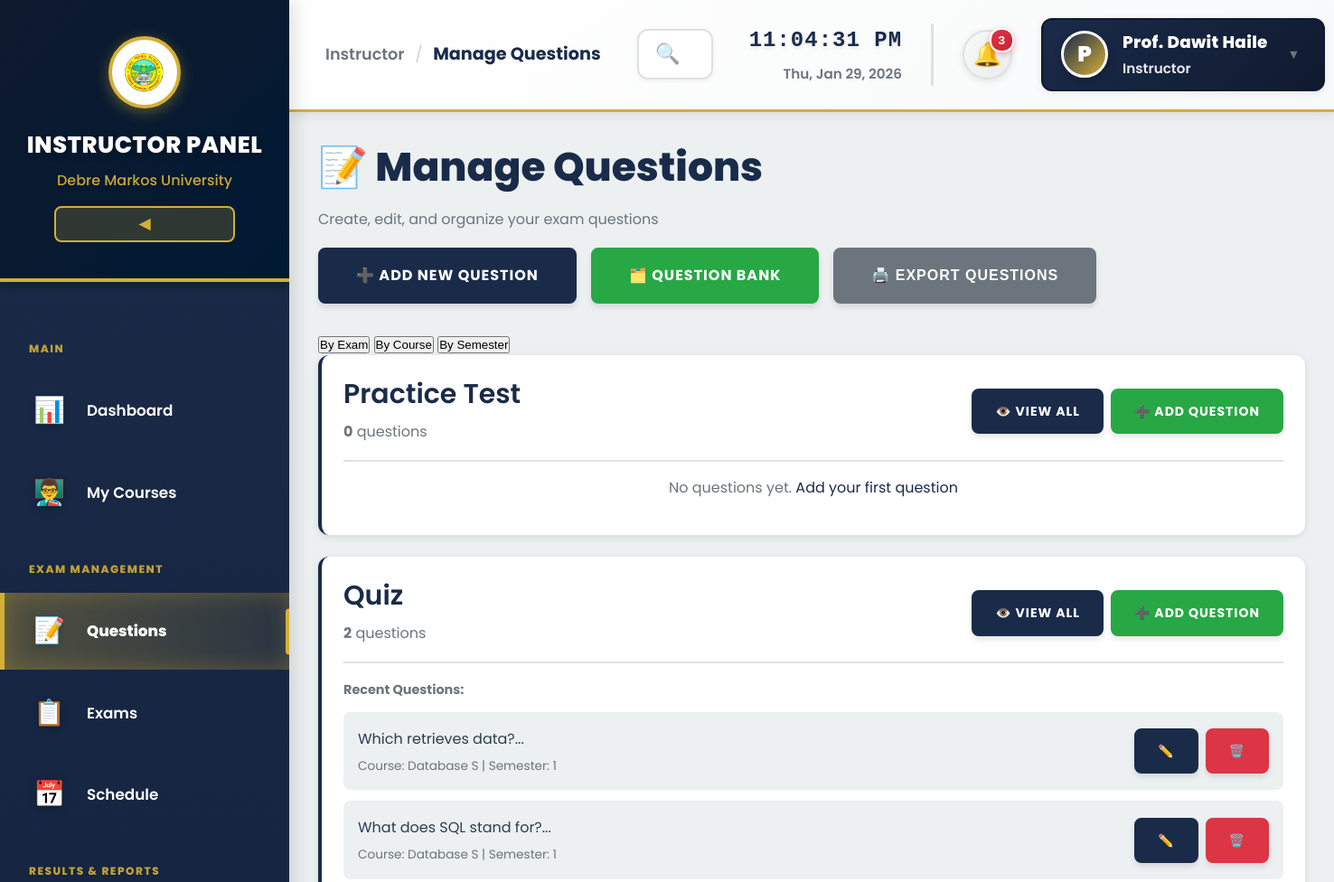
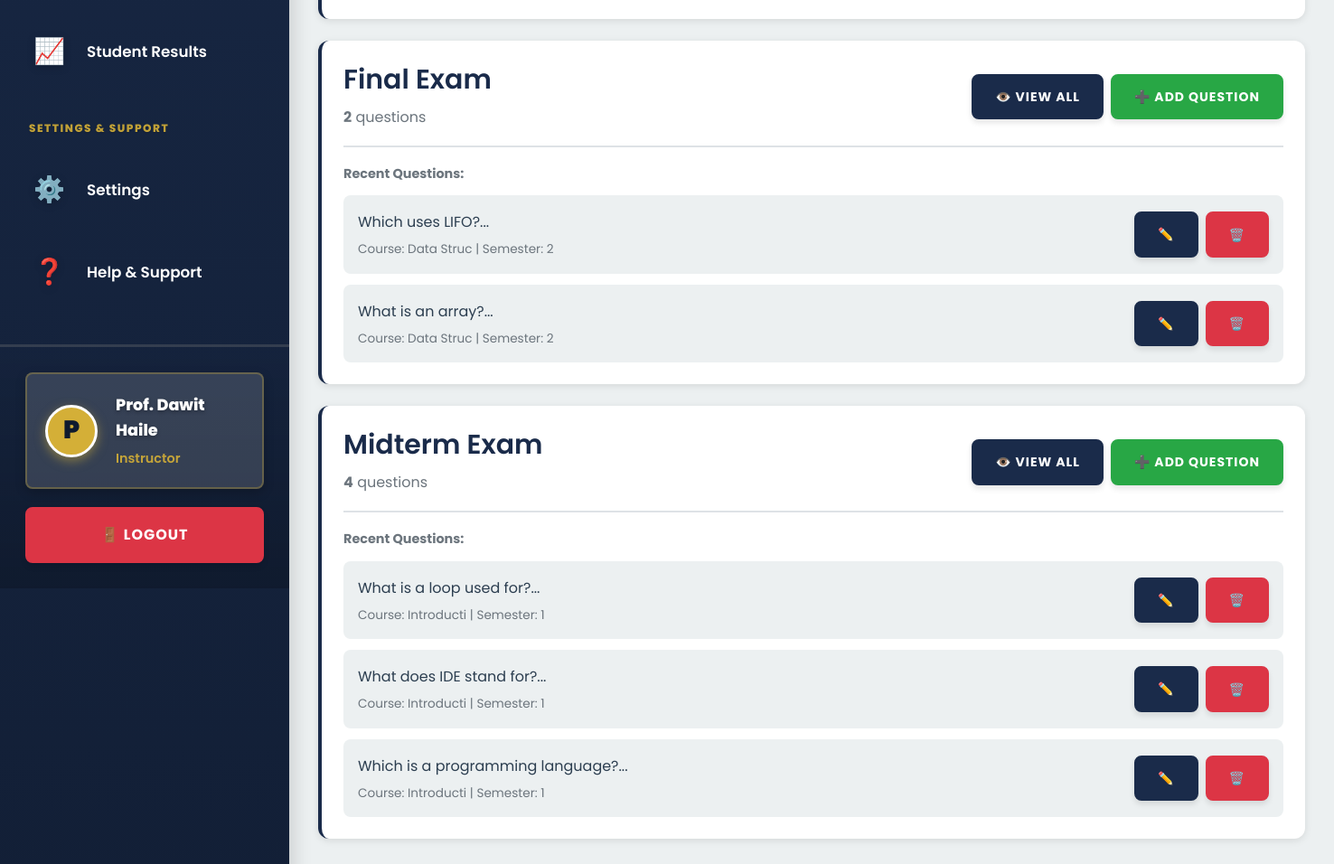
The app's page /Instructor/ManageQuestions.php (signed in) with its own data (2 pictures, top to bottom).
### tables this page shows
CREATE TABLE `exam_category` (
  `exam_id` int(11) NOT NULL,
  `exam_name` varchar(30) NOT NULL,
  PRIMARY KEY (`exam_id`),
  UNIQUE KEY `exam_name` (`exam_name`)
);

CREATE TABLE `question_page` (
  `question_id` int(2) NOT NULL,
  `status` varchar(20) DEFAULT 'Pending',
  `submission_date` datetime DEFAULT current_timestamp(),
  `approval_date` datetime DEFAULT NULL,
  `approved_by` varchar(50) DEFAULT NULL,
  `review_date` datetime DEFAULT NULL,
  `dept_name` varchar(50) DEFAULT NULL,
  `course_id` varchar(10) DEFAULT NULL,
  `instructor_id` varchar(10) DEFAULT NULL,
  `question_text` text DEFAULT NULL,
  `question_count` int(11) DEFAULT 1,
  `exam_status` varchar(20) DEFAULT 'Live',
  `dept_id` varchar(10) DEFAULT NULL,
  `exam_id` int(11) NOT NULL,
  `semester` int(11) NOT NULL,
  `course_name` varchar(10) NOT NULL,
  `question` varchar(1000) NOT NULL,
  `Option1` varchar(100) NOT NULL,
  `Option2` varchar(100) NOT NULL,
  `Option3` varchar(100) NOT NULL,
  `Option4` varchar(100) NOT NULL,
  `Answer` varchar(100) NOT NULL,
  PRIMARY KEY (`question_id`)
);

### Instructor/ManageQuestions.php (the view, shortened to what this page needs)
<?php
$pageTitle = "Manage Questions";
?>
<!DOCTYPE html>
<html lang="en">
<head>
    <link href="../assets/css/modern-v2.css" rel="stylesheet">
    <link href="../assets/css/admin-modern-v2.css" rel="stylesheet">
    <link href="../assets/css/admin-sidebar.css" rel="stylesheet">
</head>
<body class="admin-layout">
    <?php include 'sidebar-component.php'; ?>
    <div class="admin-main-content">
        <?php include 'header-component.php'; ?>
        <div class="admin-content">
            <div class="page-header">
                <h1>📝 Manage Questions</h1>
                <p>Create, edit, and organize your exam questions</p>
            </div>
            <div style="display: flex; gap: 1rem; margin-bottom: 2rem;">
                <a href="AddQuestion.php" class="btn btn-primary">
                    ➕ Add New Question
                </a>
                <a href="QuestionBank.php" class="btn btn-success">
                    🗂️ Question Bank
                </a>
                <button class="btn btn-secondary" onclick="window.print()">
                    🖨️ Export Questions
                </button>
            </div>
            <div class="tabs-container">
                <div class="tabs-header">
                    <button class="tab-btn active" onclick="switchTab(0)">By Exam</button>
                    <button class="tab-btn" onclick="switchTab(1)">By Course</button>
                    <button class="tab-btn" onclick="switchTab(2)">By Semester</button>
                </div>
                <div class="tab-content active">
                    <?php
                    $exams_with_questions = $con->query("SELECT ec.*, COUNT(qp.question_id) as question_count
                        FROM exam_category ec
                        LEFT JOIN question_page qp ON ec.exam_id = qp.exam_id
                        GROUP BY ec.exam_id
                        ORDER BY ec.exam_id DESC");
                    if($exams_with_questions && $exams_with_questions->num_rows > 0):
                        while($exam = $exams_with_questions->fetch_assoc()):
                    ?>
                    <div style="background: white; border-radius: var(--radius-lg); padding: 1.5rem; margin-bottom: 1.5rem; box-shadow: 0 2px 8px rgba(0, 0, 0, 0.1); border-left: 4px solid var(--primary-color);">
                        <div style="display: flex; justify-content: space-between; align-items: center; margin-bottom: 1rem;">
                            <div>
                                <h3 style="margin: 0; color: var(--primary-color);">
                                    <?php echo $exam['exam_name']; ?>
                                </h3>
                                <p style="margin: 0.5rem 0 0 0; color: var(--text-secondary);">
                                    <strong><?php echo $exam['question_count']; ?></strong> questions
                                </p>
                            </div>
                            <div style="display: flex; gap: 0.5rem;">
                                <a href="ViewExam.php?id=<?php echo $exam['exam_id']; ?>" class="btn btn-primary btn-sm">
                                    👁️ View All
                                </a>
                                <a href="AddQuestion.php?exam_id=<?php echo $exam['exam_id']; ?>" class="btn btn-success btn-sm">
                                    ➕ Add Question
                                </a>
                            </div>
                        </div>
                        <?php
                        $exam_questions = $con->query("SELECT * FROM question_page WHERE exam_id = '".$exam['exam_id']."' ORDER BY question_id DESC LIMIT 3");
                        if($exam_questions && $exam_questions->num_rows > 0):
                        ?>
                        <div style="border-top: 2px solid var(--border-color); padding-top: 1rem; margin-top: 1rem;">
                            <strong style="color: var(--text-secondary); font-size: 0.9rem;">Recent Questions:</strong>
                            <?php while($q = $exam_questions->fetch_assoc()): ?>
                            <div style="background: var(--bg-light); padding: 1rem; margin-top: 0.75rem; border-radius: var(--radius-md); display: flex; justify-content: space-between; align-items: center;">
                                <div style="flex: 1;">
                                    <p style="margin: 0; color: var(--text-primary);">
                                        <?php echo substr($q['question'], 0, 100); ?>...
                                    </p>
                                    <div style="font-size: 0.85rem; color: var(--text-secondary); margin-top: 0.25rem;">
                                        Course: <?php echo $q['course_name']; ?> | Semester: <?php echo $q['semester']; ?>
                                    </div>
                                </div>
                                <div style="display: flex; gap: 0.5rem;">
                                    <a href="EditQuestion.php?id=<?php echo $q['question_id']; ?>" class="btn btn-primary btn-sm">✏️</a>
                                    <button class="btn btn-danger btn-sm" onclick="deleteQuestion(<?php echo $q['question_id']; ?>)">🗑️</button>
                                </div>
                            </div>
                            <?php endwhile; ?>
                        </div>
                        <?php else: ?>
                        <div style="text-align: center; padding: 1rem; color: var(--text-secondary); border-top: 2px solid var(--border-color); margin-top: 1rem;">
                            No questions yet. <a href="AddQuestion.php?exam_id=<?php echo $exam['exam_id']; ?>">Add your first question</a>
                        </div>
                        <?php endif; ?>
                    </div>
                    <?php
                        endwhile;
                    endif; ?>
                </div>
            </div>
        </div>
    </div>
</body>
</html>

### Instructor/sidebar-component.php (shortened to what this page needs)
<aside class="admin-sidebar" id="adminSidebar">
    <div class="sidebar-header">
        <img src="../images/logo1.png" alt="Logo" class="sidebar-logo" onerror="this.style.display='none'">
        <h2 class="sidebar-title">Instructor Panel</h2>
        <p class="sidebar-subtitle">Debre Markos University</p>
        <button class="sidebar-toggle-btn" onclick="toggleSidebarMinimize()" title="Toggle Sidebar">
            <span id="toggleIcon">◀</span>
        </button>
    </div>
    <nav class="sidebar-nav">
        <div class="sidebar-section-label">Main</div>
        <a href="index-modern.php" class="sidebar-nav-item <?php echo (basename($_SERVER['PHP_SELF']) == 'index-modern.php') ? 'active' : ''; ?>">
            <span class="sidebar-nav-icon">📊</span>
            <span>Dashboard</span>
        </a>
        <a href="MyCourses.php" class="sidebar-nav-item <?php echo (basename($_SERVER['PHP_SELF']) == 'MyCourses.php') ? 'active' : ''; ?>">
            <span class="sidebar-nav-icon">👨‍🏫</span>
            <span>My Courses</span>
        </a>
        <div class="sidebar-section-label">Exam Management</div>
        <a href="ManageQuestions.php" class="sidebar-nav-item <?php echo (basename($_SERVER['PHP_SELF']) == 'ManageQuestions.php' || basename($_SERVER['PHP_SELF']) == 'AddQuestion.php' || basename($_SERVER['PHP_SELF']) == 'EditQuestion.php') ? 'active' : ''; ?>">
            <span class="sidebar-nav-icon">📝</span>
            <span>Questions</span>
        </a>
        <a href="ManageExams.php" class="sidebar-nav-item <?php echo (basename($_SERVER['PHP_SELF']) == 'ManageExams.php' || basename($_SERVER['PHP_SELF']) == 'ViewExam.php' || basename($_SERVER['PHP_SELF']) == 'EditExam.php') ? 'active' : ''; ?>">
            <span class="sidebar-nav-icon">📋</span>
            <span>Exams</span>
        </a>
        <a href="ManageSchedule.php" class="sidebar-nav-item <?php echo (basename($_SERVER['PHP_SELF']) == 'ManageSchedule.php') ? 'active' : ''; ?>">
            <span class="sidebar-nav-icon">📅</span>
            <span>Schedule</span>
        </a>
        <div class="sidebar-section-label">Results & Reports</div>
        <a href="SeeResults.php" class="sidebar-nav-item <?php echo (basename($_SERVER['PHP_SELF']) == 'SeeResults.php') ? 'active' : ''; ?>">
            <span class="sidebar-nav-icon">📈</span>
            <span>Student Results</span>
        </a>
        <div class="sidebar-section-label">Settings & Support</div>
        <a href="Settings.php" class="sidebar-nav-item <?php echo (basename($_SERVER['PHP_SELF']) == 'Settings.php') ? 'active' : ''; ?>">
            <span class="sidebar-nav-icon">⚙️</span>
            <span>Settings</span>
        </a>
        <a href="Help.php" class="sidebar-nav-item <?php echo (basename($_SERVER['PHP_SELF']) == 'Help.php') ? 'active' : ''; ?>">
            <span class="sidebar-nav-icon">❓</span>
            <span>Help & Support</span>
        </a>
    </nav>
    <div class="sidebar-footer">
        <div class="sidebar-user">
            <div class="sidebar-user-avatar">
                <?php echo strtoupper(substr($_SESSION['Name'], 0, 1)); ?>
            </div>
            <div class="sidebar-user-info">
                <div class="sidebar-user-name"><?php echo $_SESSION['Name']; ?></div>
                <div class="sidebar-user-role">Instructor</div>
            </div>
        </div>
        <a href="Logout.php" class="btn btn-danger btn-block">
            🚪 Logout
        </a>
    </div>
</aside>

### Instructor/header-component.php (shortened to what this page needs)
<header class="admin-header">
    <div class="header-left">
        <div class="header-breadcrumb">
            <span class="breadcrumb-item">Instructor</span>
            <span class="breadcrumb-separator">/</span>
            <span class="breadcrumb-item active"><?php echo $pageTitle ?? 'Dashboard'; ?></span>
        </div>
    </div>
    <div class="header-center">
        <div class="header-search">
            <span class="search-icon">🔍</span>
            <input type="text" placeholder="Search questions, exams, students..." class="search-input">
        </div>
    </div>
    <div class="header-right">
        <div class="header-datetime">
            <div class="header-time" id="currentTime"></div>
            <div class="header-date"><?php echo date('D, M d, Y'); ?></div>
        </div>
        <div class="header-notifications">
            <button class="header-icon-btn" title="Notifications">
                <span class="notification-icon">🔔</span>
                <span class="notification-badge">3</span>
            </button>
        </div>
        <div class="header-profile" onclick="toggleProfileDropdown(event)">
            <div class="header-profile-avatar">
                <?php echo strtoupper(substr($_SESSION['Name'], 0, 1)); ?>
            </div>
            <div class="header-profile-info">
                <div class="header-profile-name"><?php echo $_SESSION['Name']; ?></div>
                <div class="header-profile-role">Instructor</div>
            </div>
            <button class="header-dropdown-btn">▼</button>
        </div>
    </div>
</header>

### assets/css/modern-v2.css (style rules this page uses)
:root { --primary-color: #1a2b4a; --primary-dark: #0f1a2e; --primary-light: #2d4263; --secondary-color: #d4af37; --secondary-dark: #b8941f; --secondary-light: #e6c84f; --accent-blue: #3b5998; --accent-teal: #17a2b8; --success-color: #28a745; --danger-color: #dc3545; --warning-color: #ffc107; --text-primary: #2c3e50; --text-secondary: #6c757d; --text-light: #95a5a6; --bg-primary: #ffffff; --bg-secondary: #f8f9fa; --bg-light: #ecf0f1; --border-color: #dee2e6; --shadow-sm: 0 2px 4px rgba(0, 0, 0, 0.08); --shadow-md: 0 4px 12px rgba(0, 0, 0, 0.12); --shadow-lg: 0 8px 24px rgba(0, 0, 0, 0.15); --shadow-xl: 0 12px 40px rgba(0, 0, 0, 0.2); --radius-sm: 4px; --radius-md: 8px; --radius-lg: 12px; --radius-xl: 16px; --radius-full: 50%; }
* { margin: 0; padding: 0; box-sizing: border-box; }
body { font-family: 'Poppins', -apple-system, BlinkMacSystemFont, 'Segoe UI', sans-serif; font-size: 16px; line-height: 1.6; color: var(--text-primary); background: linear-gradient(135deg, rgba(26, 43, 74, 0.5) 0%, rgba(15, 26, 46, 0.6) 100%), url('../../images/exam.webp') center/cover no-repeat fixed; min-height: 100vh; display: flex; flex-direction: column; }
h1, h2, h3, h4, h5, h6 { font-weight: 700; line-height: 1.3; margin-bottom: 1rem; color: var(--primary-color); }
h1 { font-size: 2.75rem; font-weight: 800; }
h2 { font-size: 2.25rem; font-weight: 700; }
h3 { font-size: 1.875rem; font-weight: 600; }
p { margin-bottom: 1rem; color: var(--text-secondary); line-height: 1.8; }
a { color: var(--primary-color); text-decoration: none; transition: all 0.3s ease; }
.btn { display: inline-block; padding: 1rem 2.5rem; font-size: 1rem; font-weight: 700; text-align: center; border: none; border-radius: var(--radius-md); cursor: pointer; transition: all 0.3s ease; text-transform: uppercase; letter-spacing: 1px; box-shadow: 0 4px 6px rgba(0, 0, 0, 0.1); text-decoration: none; }
.btn-primary { background: #1a2b4a !important; color: white !important; border: 2px solid #1a2b4a !important; }
.btn-secondary { background: #6c757d !important; color: white !important; border: 2px solid #6c757d !important; }
.btn-success { background: #28a745 !important; color: white !important; border: 2px solid #28a745 !important; }
.btn-danger { background: #dc3545 !important; color: white !important; border: 2px solid #dc3545 !important; }
.btn-sm { padding: 0.75rem 1.5rem; font-size: 0.875rem; }
.btn-block { width: 100%; display: block; }

### assets/css/admin-modern-v2.css (style rules this page uses)
.btn-success { background: var(--success-color); color: white; }
.tab-content { display: none; }
.tab-content.active { display: block; }

### records on screen
exam_category: exam_name "Practice Test", question_count "0"
exam_category: exam_name "Quiz", question_count "2"
question_page: question "Which retrieves data?", course_name "Database S", semester "1"
question_page: question "What does SQL stand for?", course_name "Database S", semester "1"
exam_category: exam_name "Final Exam", question_count "2"
question_page: question "Which uses LIFO?", course_name "Data Struc", semester "2"
question_page: question "What is an array?", course_name "Data Struc", semester "2"
exam_category: exam_name "Midterm Exam", question_count "4"
question_page: question "What is a loop used for?", course_name "Introducti", semester "1"
question_page: question "What does IDE stand for?", course_name "Introducti", semester "1"
question_page: question "Which is a programming language?", course_name "Introducti", semester "1"

### other values on screen
substr($_SESSION['Name'], 0, 1) "P"
$_SESSION['Name'] "Prof. Dawit Haile"
$pageTitle "Manage Questions"
